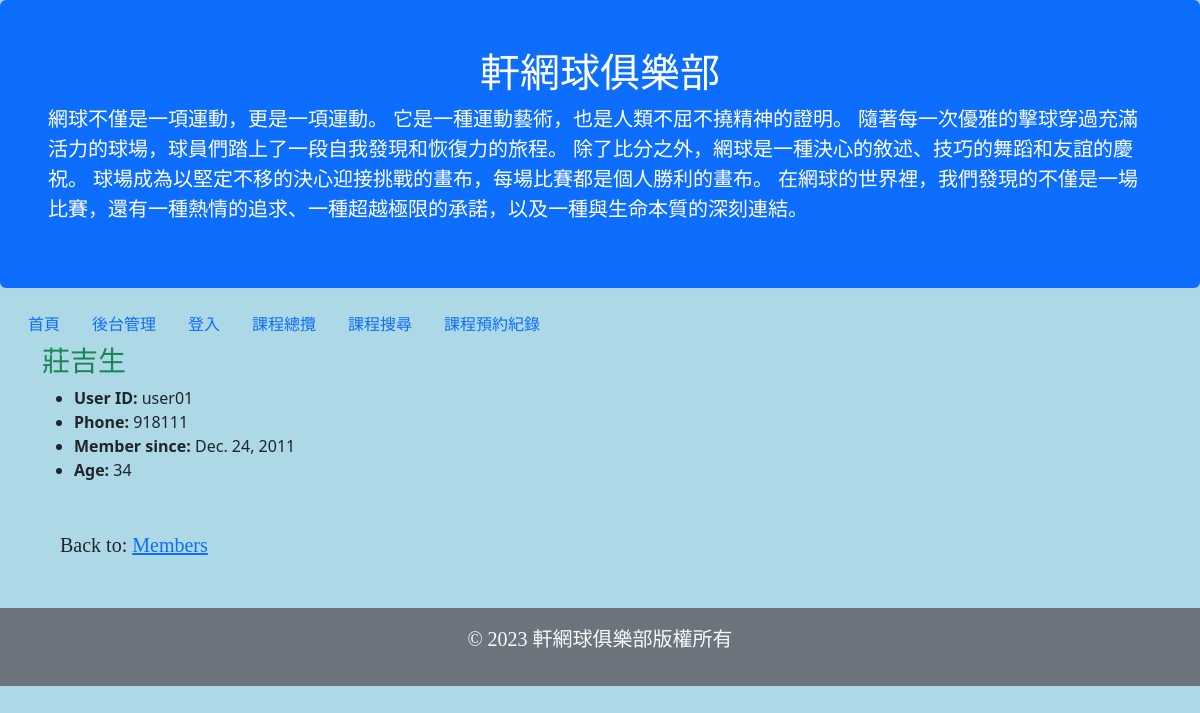
Before: /members/details/2 with the older database file.
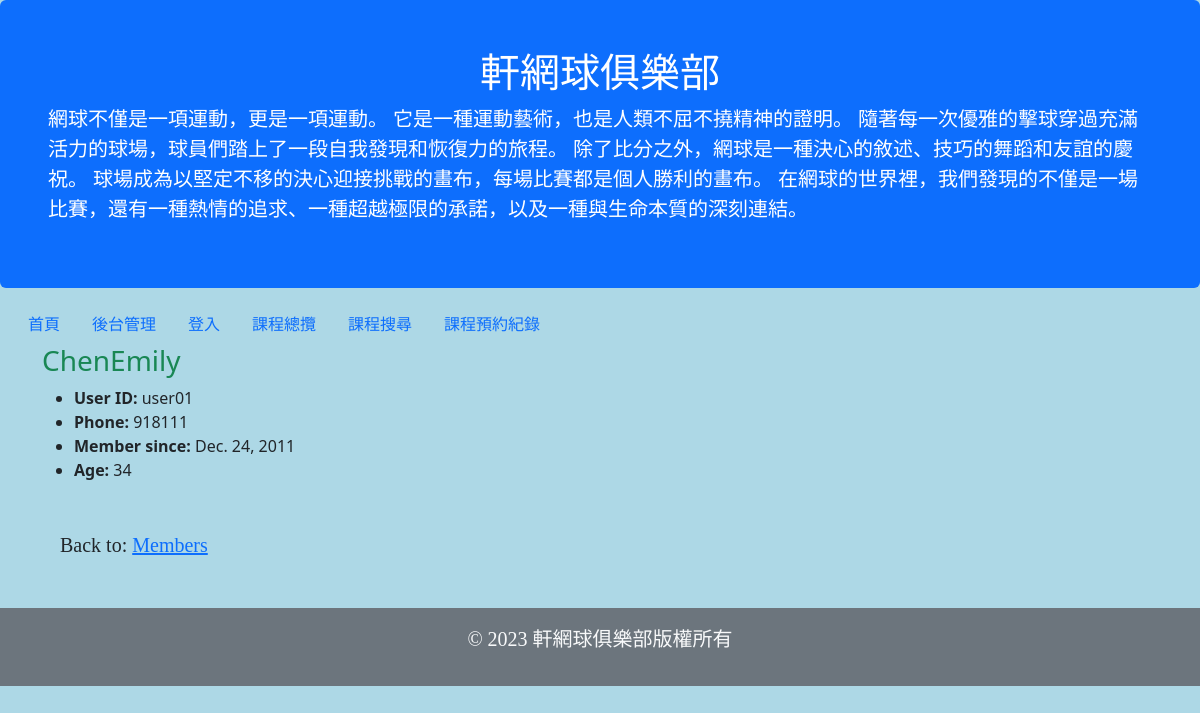
After: the same page with the newer database file.
### members/models.py (models this page shows, shortened)
class Member(models.Model):
    user = models.OneToOneField(User, on_delete=models.CASCADE, default= None, blank=True, null=True)
    firstname = models.CharField(max_length=255)
    lastname = models.CharField(max_length=255)
    phone = models.IntegerField(null=True)
    joined_date = models.DateField(null=True)
    age = models.IntegerField(default=20)

### members/views.py (the view)
# urls.py: path('details/<int:id>', views.details, name='court_details'),
def details(request, id):
    mymember = Member.objects.get(id=id)
    template = loader.get_template('details.html')
    context = {
      'mymember': mymember,
    }
    return HttpResponse(template.render(context, request))

### members/templates/details.html (shortened to what this page needs)
{% extends "master.html" %}
{% block content %}
<div class="container">
  <h3 class="text-success">
    {{ mymember.lastname }}{{ mymember.firstname }}
  </h3>
  <ul>
    <li><strong>User ID: </strong>{{ mymember.user }}</li>
    <li><strong>Phone: </strong>{{ mymember.phone }}</li>
    <li><strong>Member since: </strong>{{ mymember.joined_date }}</li>
    <li><strong>Age: </strong>{{ mymember.age }}</li>
  </ul>
</div>
<div class="container m-5">
  <p>Back to: <a href='/members'>Members</a></p>
</div>
{% endblock %}

Changed rows visible on the page:
changed Member "user01": lastname "莊" → "Chen"; firstname "吉生" → "Emily"
